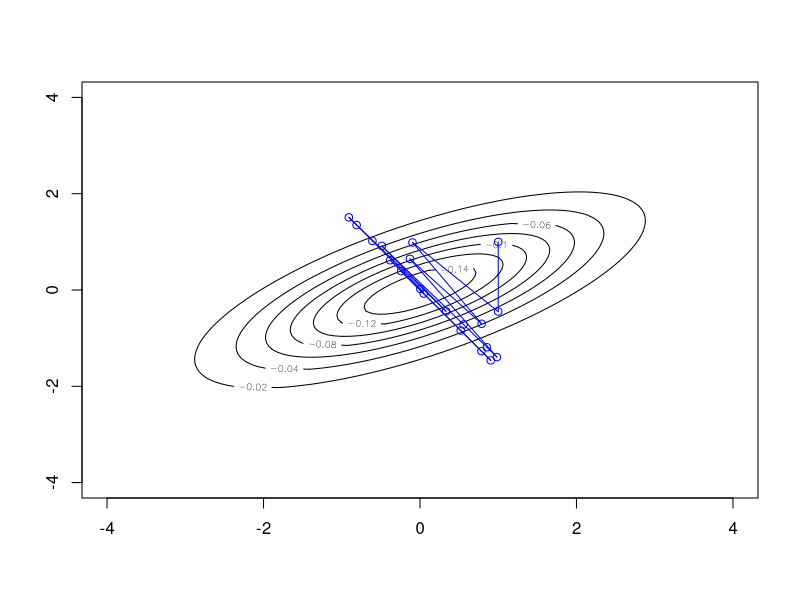
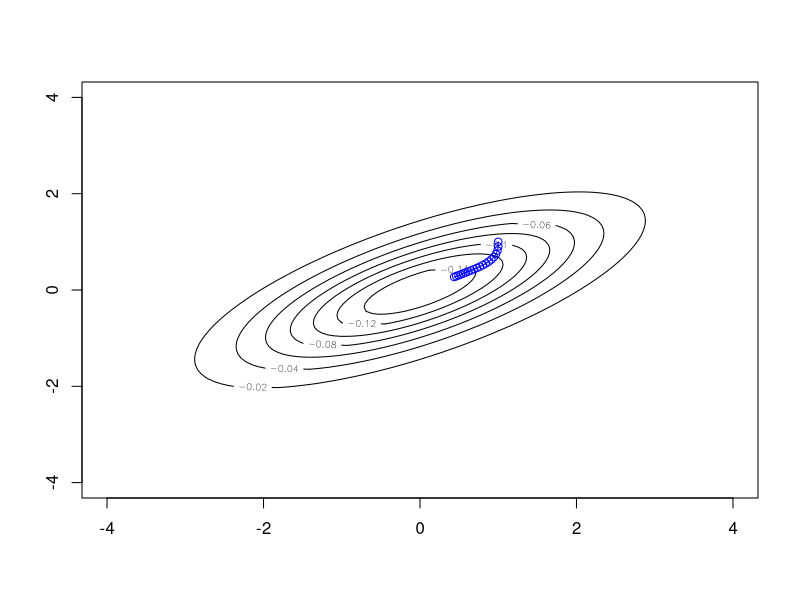
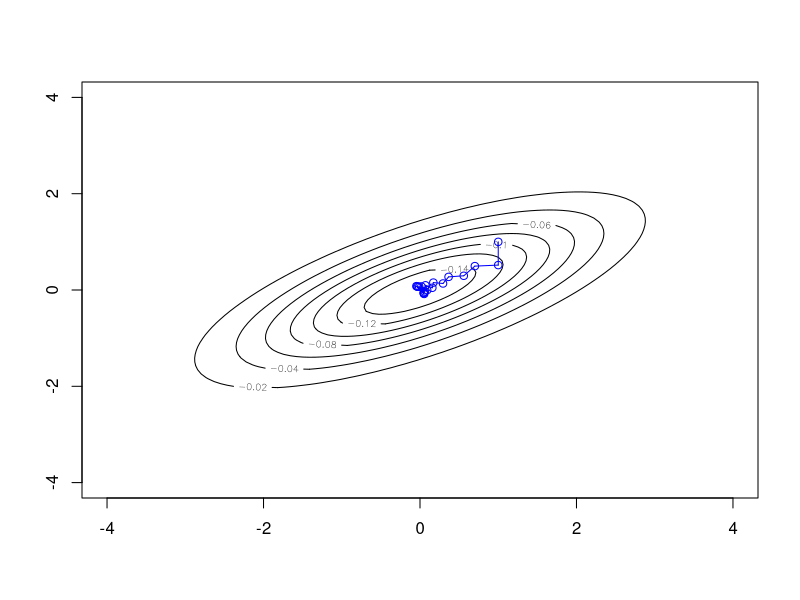
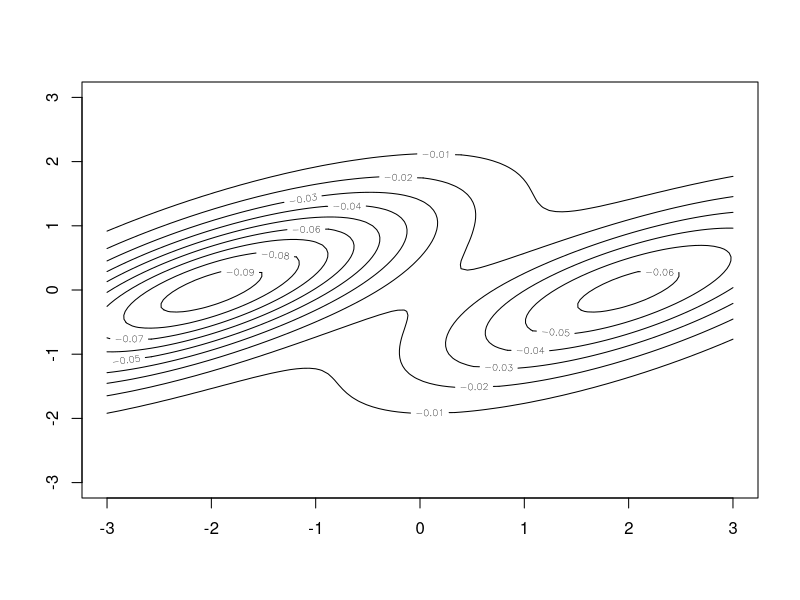
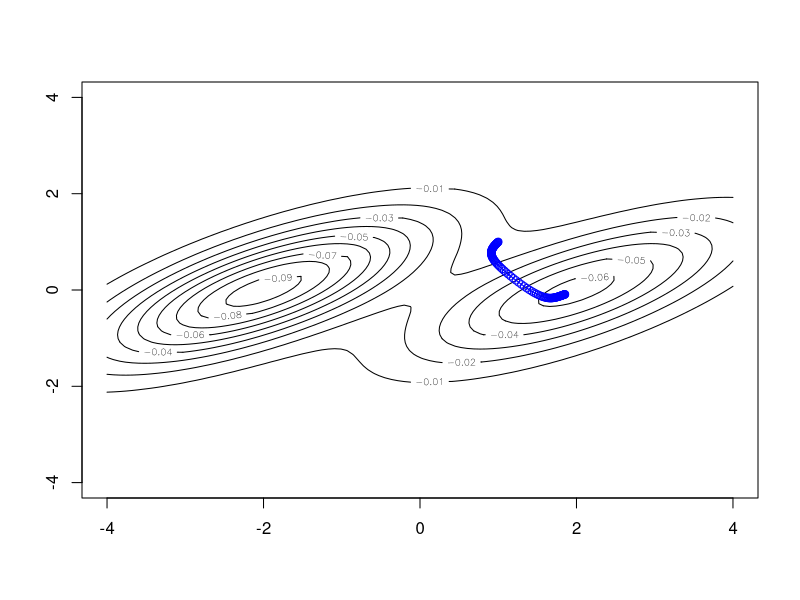
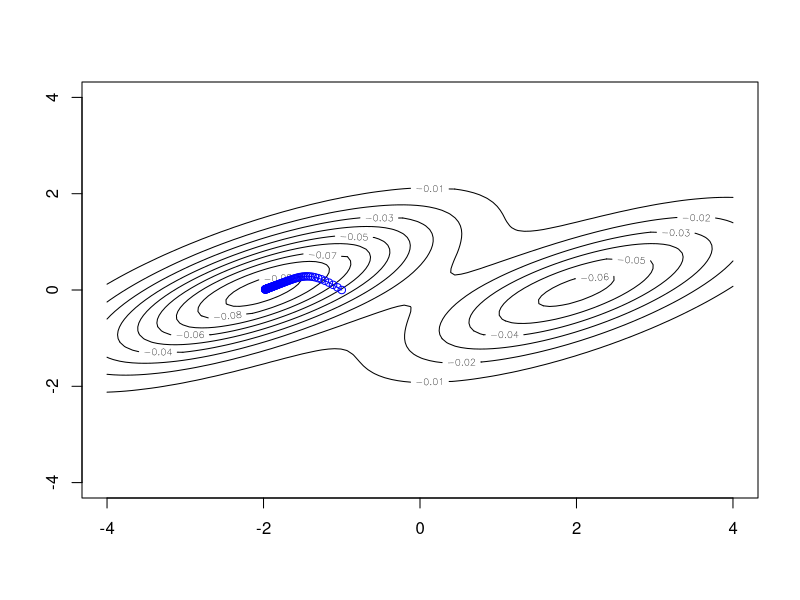
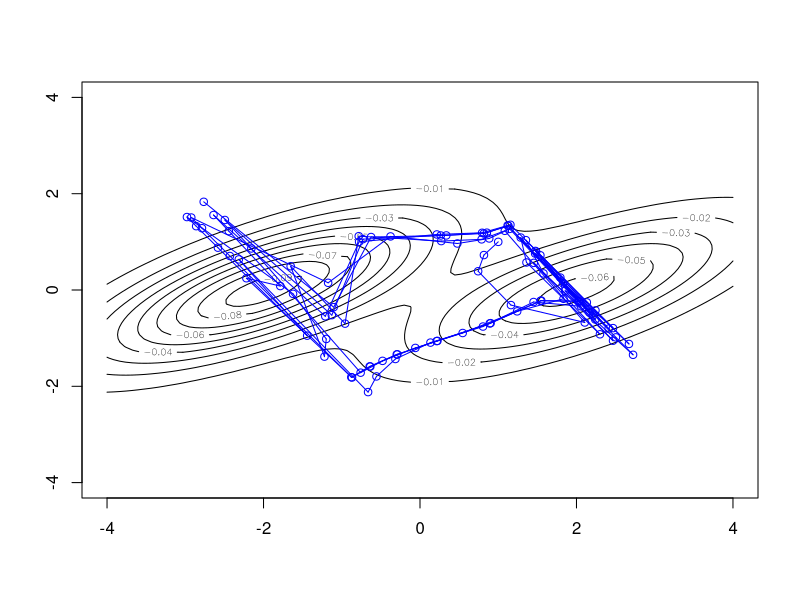

Generate these figures, in order, with R:
## ---- chunk 1
knitr::opts_chunk$set(echo = TRUE)
## ---- chunk 2
library(MASS)
library(numDeriv)

# Define the method of moments function to compute initial parameter estimates
gamma_params <- function(mean, variance) {
  a <- mean * mean / variance
  s <- variance / mean
  return(list(a = a, s = s))
}
## ---- chunk 3
mean_val <- mean(cats$Hwt)
variance_val <- var(cats$Hwt)
start_params <- gamma_params(mean_val, variance_val)
## ---- chunk 4
nll_gamma <- function(params, data) {
  shape <- params[1]
  scale <- params[2]
  -sum(log(dgamma(data, shape = shape, scale = scale)))
}
## ---- chunk 5
# Use optim to find MLE for gamma distribution parameters
result_optim <- optim(par = start_params, fn = nll_gamma, data = cats$Hwt, method = "BFGS")

# Extract the MLEs from optim
mle_params <- result_optim$par
mle_shape <- mle_params[1]
mle_scale <- mle_params[2]

# Compute the log-likelihood for MLEs from optim
log_likelihood_mle <- -nll_gamma(mle_params, cats$Hwt)

# Print the results
cat("Log-Likelihood at MLEs:", log_likelihood_mle, "\n")
cat("MLE for shape parameter:", mle_params[1], "\n")
cat("MLE for scale parameter:", mle_params[2], "\n")
## ---- chunk 6
# Compute the gradient at the MLEs
gradient_at_mle <- grad(func = function(params) nll_gamma(params, cats$Hwt), x = c(mle_shape, mle_scale))

# Print the gradient values
cat("Gradient for Shape at MLE using optim:", gradient_at_mle[1], "\n")
cat("Gradient for Scale at MLE using optim:", gradient_at_mle[2], "\n")
## ---- chunk 7
gradient_descent <- function(f, theta0, step_scale, stopping_deriv, max_iter, ...) {
  theta <- theta0
  for (i in 1:max_iter) {
    gradient <- numDeriv::grad(f, theta, ...)
    if(all(abs(gradient) < stopping_deriv)) {
      break()
    }
    theta <- theta - step_scale * gradient
  }
  if (i == max_iter) {
    warning("Maximal number of iterations reached, convergence not assured")
  }
  fit <- 
    list(
      argmin = theta,
      final_gradient = gradient,
      final_value = f(theta, ...),
      iterations = i,
      theta0 = theta0,
      step_scale = step_scale,
      stopping_deriv = stopping_deriv
      )
  return(fit)
}
## ---- chunk 8
nll_vector_form <- function(theta, data) {
  shape <- theta[1]
  scale <- theta[2]
  -sum(log(dgamma(data, shape = shape, scale = scale)))
}
## ---- chunk 9
# Setting up data and initial values
data <- cats$Hwt
theta0 <- c(mle_shape, mle_scale) 

# Gradient Descent parameters
step_scale <- 0.0001
stopping_deriv <- 1e-6
max_iter <- 10000

# Gradient Descent application
fit <- gradient_descent(f = function(theta) nll_vector_form(theta, data), 
                        theta0 = theta0, 
                        step_scale = step_scale, 
                        stopping_deriv = stopping_deriv, 
                        max_iter = max_iter)

# Extract results
mle_shape_gd <- fit$argmin[1]
mle_scale_gd <- fit$argmin[2]

# Compute the log-likelihood for MLEs from gradient descent
log_likelihood_gd <- -nll_vector_form(c(mle_shape_gd, mle_scale_gd), cats$Hwt)

# Print the results
cat("Log-Likelihood at MLEs using gradient descent:", log_likelihood_gd, "\n")
cat("MLE for shape parameter using gradient descent:", mle_shape_gd, "\n")
cat("MLE for scale parameter using gradient descent:", mle_scale_gd, "\n")
## ---- chunk 10
# Adjusted log-likelihood function to return positive value
log_likelihood_gd <- function(theta) {
  shape <- theta[1]
  scale <- theta[2]
  sum(log(dgamma(cats$Hwt, shape = shape, scale = scale)))
}

# Define a range around the estimates for shape and scale
shape_range <- seq(mle_shape_gd - 1, mle_shape_gd + 1, by = 0.005)
scale_range <- seq(mle_scale_gd - 0.075, mle_scale_gd + 0.075, by = 0.0005)

# Initialize variables to store the best log-likelihood and corresponding parameters
best_log_lik <- -Inf
best_shape <- NA
best_scale <- NA

# Loop through the grid and evaluate the log-likelihood for each combination
for (shape in shape_range) {
  for (scale in scale_range) {
    current_log_lik <- log_likelihood_gd(c(shape, scale))
    if (current_log_lik > best_log_lik) {
      best_log_lik <- current_log_lik
      best_shape <- shape
      best_scale <- scale
    }
  }
}

# Print the results
cat("Best log-likelihood: ", best_log_lik, "\n")
cat("Best shape: ", best_shape, "\n")
cat("Best scale: ", best_scale, "\n")
## ---- chunk 11
library(mvtnorm)

gradient_descent <- function(f, theta0, step_scale, stopping_deriv, max_iter, visualize=FALSE) {
  theta <- theta0
  
  # Function to approximate the gradient of 'f' at point 'x'
  grad_approx <- function(f, x, eps=1e-6) {
    n <- length(x)
    grad <- numeric(n)
    for (i in 1:n) {
      x_eps <- x
      x_eps[i] <- x_eps[i] + eps
      grad[i] <- (f(x_eps) - f(x)) / eps
    }
    return(grad)
  }
  
  # If visualization is requested, define a function for the contour plot
  if (visualize) {
    contour_plot <- function(theta_history) {
      x <- seq(-4, 4, length.out = 100)
      y <- seq(-4, 4, length.out = 100)
      z <- outer(x, y, function(x, y) f(cbind(x, y)))
      contour(x, y, z)
      points(theta_history, pch=1, col='blue')
      for (i in 2:nrow(theta_history)) {
        segments(theta_history[i-1,1], theta_history[i-1,2], theta_history[i,1], theta_history[i,2], col='blue')
      }
    }
  }
  
  # Matrix to keep track of all theta values throughout the iterations
  theta_history <- matrix(0, nrow = max_iter, ncol = length(theta))
  for (iter in 1:max_iter) {
    theta_history[iter, ] <- theta
    grad <- grad_approx(f, theta)
    theta <- theta - step_scale * grad
    if (max(abs(grad)) < stopping_deriv) {
      theta_history <- theta_history[1:iter, , drop = FALSE]
      if (visualize) contour_plot(theta_history)
      return(list(theta=theta, iterations=iter))
    }
  }
  theta_history <- theta_history[1:max_iter, , drop = FALSE]
  if (visualize) contour_plot(theta_history)
  warning("Maximal number of iterations reached, convergence not assured")
  return(list(theta=theta, iterations=max_iter))
}
## ---- chunk 12
f <- function(x) {
  return( - mvtnorm::dmvnorm(x, sigma = matrix(c(2, 1, 1, 1), nrow = 2)) )
}
## ---- chunk 13
step_scale_too_big <- 
  gradient_descent(
    f,
    theta0 = c(1, 1),
    step_scale = 15,
    stopping_deriv = 1e-6,
    max_iter = 20,
    visualize = TRUE
)
## ---- chunk 14
step_scale_too_small <-
  gradient_descent(
    f,
    theta0 = c(1, 1),
    step_scale = 1,
    stopping_deriv = 1e-6,
    max_iter = 20,
    visualize = TRUE
)
## ---- chunk 15
step_scale_quite_right <-
  gradient_descent(
    f,
    theta0 = c(1, 1),
    step_scale = 5,
    stopping_deriv = 1e-6,
    max_iter = 20,
    visualize = TRUE
)
## ---- chunk 16
# Define the two bivariate normal distribution density functions
f1 <- function(x) {
  mvtnorm::dmvnorm(x, mean = c(-2, 0), sigma = matrix(c(2, 1, 1, 1), nrow = 2))
}

f2 <- function(x) {
  mvtnorm::dmvnorm(x, mean = c(2, 0), sigma = matrix(c(2, 1, 1, 1), nrow = 2))
}

# Define the mixture model density function
p <- 0.6
fmix <- function(x) {
  p * f1(x) + (1 - p) * f2(x)
}
## ---- chunk 17
# Function to plot the contour of the mixture model
plot_mixture_model_contour <- function() {
  x <- seq(-3, 3, length.out = 100)
  y <- seq(-3, 3, length.out = 100)
  z <- outer(x, y, function(x, y) -fmix(cbind(x, y)))
  contour(x, y, z)
}

# Visualize the contour plot of the mixture model
plot_mixture_model_contour()
## ---- chunk 18
gradient_descent_result <- gradient_descent(
  function(x)-fmix(x),  
  theta0 = c(1, 1),  
  step_scale = 1,  
  stopping_deriv = 1e-6,  
  max_iter = 100,  
  visualize = TRUE  
)
## ---- chunk 19
gradient_descent_result <- gradient_descent(
  function(x)-fmix(x),  
  theta0 = c(-1, 0),  
  step_scale = 1,  
  stopping_deriv = 1e-6,  
  max_iter = 100,  
  visualize = TRUE  
)
## ---- chunk 20
gradient_descent_result <- gradient_descent(
  function(x)-fmix(x),  
  theta0 = c(1, 1),  
  step_scale = 35,  
  stopping_deriv = 1e-6,  
  max_iter = 100,  
  visualize = TRUE  
)
